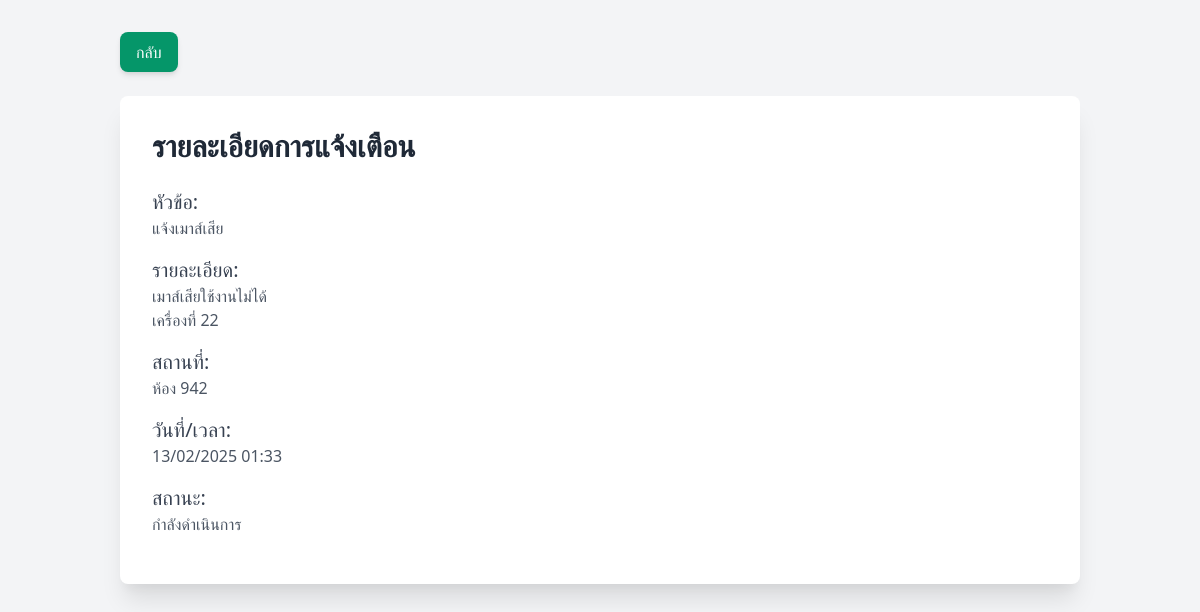
The app's page /view_notification.php?id=27 with its own data.
### tables this page shows
CREATE TABLE `notifications` (
  `id` int(11) NOT NULL,
  `title` varchar(255) NOT NULL,
  `description` text NOT NULL,
  `location` varchar(255) DEFAULT NULL,
  `scheduled_datetime` datetime NOT NULL,
  `created_datetime` datetime DEFAULT current_timestamp(),
  `status` enum('pending','in_progress','completed') DEFAULT 'pending',
  `repair_id` int(11) NOT NULL
);

### view_notification.php (the view, shortened to what this page needs)
<?php
$servername = "localhost";
$username = "root";
$password = "";
$dbname = "repair_system";
$conn = new mysqli($servername, $username, $password, $dbname);
$conn->query("SET time_zone = '+07:00'");
$id = $_GET['id'];
$sql = "SELECT id, title, description, scheduled_datetime, location, status FROM notifications WHERE id = $id";
$result = $conn->query($sql);
$notification = $result->fetch_assoc();
?>
<!DOCTYPE html>
<html lang="th">
<head>
    <link href="https://cdn.jsdelivr.net/npm/tailwindcss@2.0.2/dist/tailwind.min.css" rel="stylesheet">
</head>
<body class="bg-gray-100 font-sans antialiased">
    <div class="container mx-auto p-8">
        <div class="mb-6">
            <a href="main.php" class="inline-block bg-green-600 text-white px-4 py-2 rounded-lg shadow-md hover:bg-green-500 transition-colors">กลับ</a>
        </div>
        <?php if ($notification): ?>
            <div class="bg-white p-8 rounded-lg shadow-xl">
                <h2 class="text-3xl font-semibold text-gray-800 mb-6">รายละเอียดการแจ้งเตือน</h2>
                <div class="mb-4">
                    <h3 class="text-xl font-medium text-gray-700">หัวข้อ:</h3>
                    <p class="text-gray-600"><?php echo $notification['title']; ?></p>
                </div>
                <div class="mb-4">
                    <h3 class="text-xl font-medium text-gray-700">รายละเอียด:</h3>
                    <p class="text-gray-600"><?php echo nl2br($notification['description']); ?></p>
                </div>
                <div class="mb-4">
                    <h3 class="text-xl font-medium text-gray-700">สถานที่:</h3>
                    <p class="text-gray-600"><?php echo $notification['location']; ?></p>
                </div>
                <div class="mb-4">
                    <h3 class="text-xl font-medium text-gray-700">วันที่/เวลา:</h3>
                    <p class="text-gray-600"><?php echo date("d/m/Y H:i", strtotime($notification['scheduled_datetime'])); ?></p>
                </div>
                <div class="mb-4">
                    <h3 class="text-xl font-medium text-gray-700">สถานะ:</h3>
                    <p class="text-gray-600">
                        <?php
                        switch ($notification['status']) {
                            case 'in_progress':
                                echo "กำลังดำเนินการ";
                                break;
                        }
                        ?>
                    </p>
                </div>
            </div>
        <?php else: ?>
            <p class="text-center text-lg text-red-500">ไม่พบข้อมูลการแจ้งเตือนนี้</p>
        <?php endif; ?>
    </div>
</body>
</html>

### records on screen
notifications: title "แจ้งเมาส์เสีย", description "เมาส์เสียใช้งานไม่ได้ เครื่องที่ 22", location "ห้อง 942", scheduled_datetime "13/02/2025 01:33"
